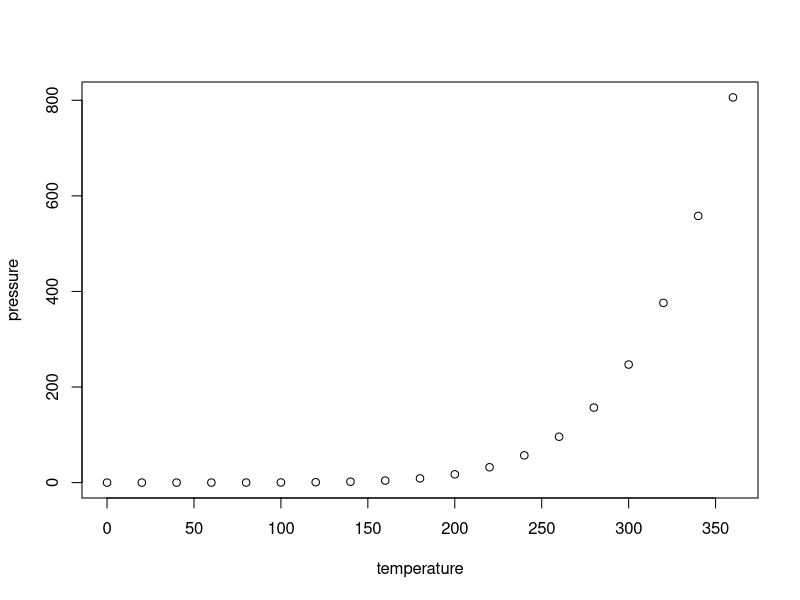
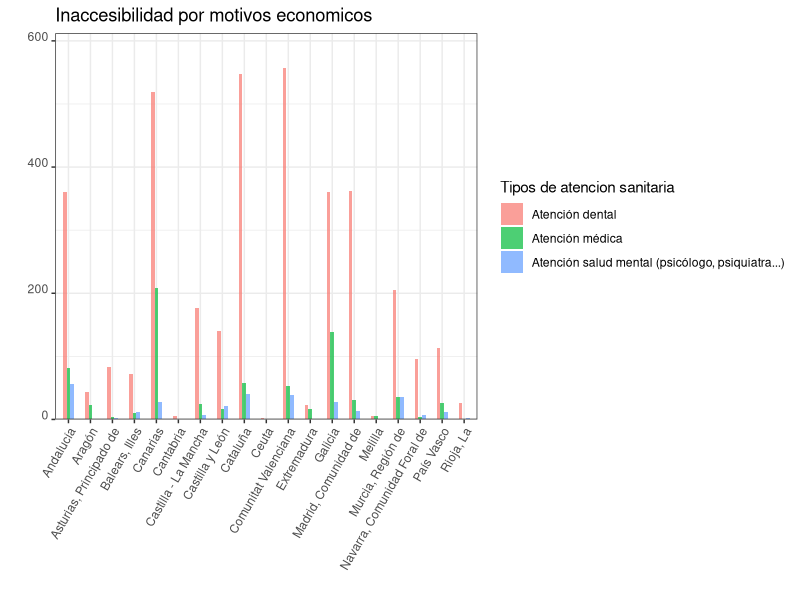
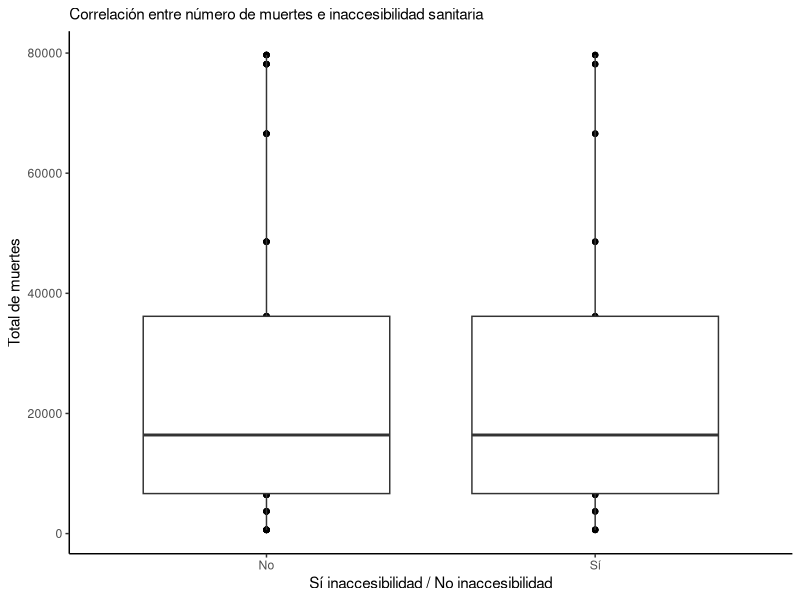
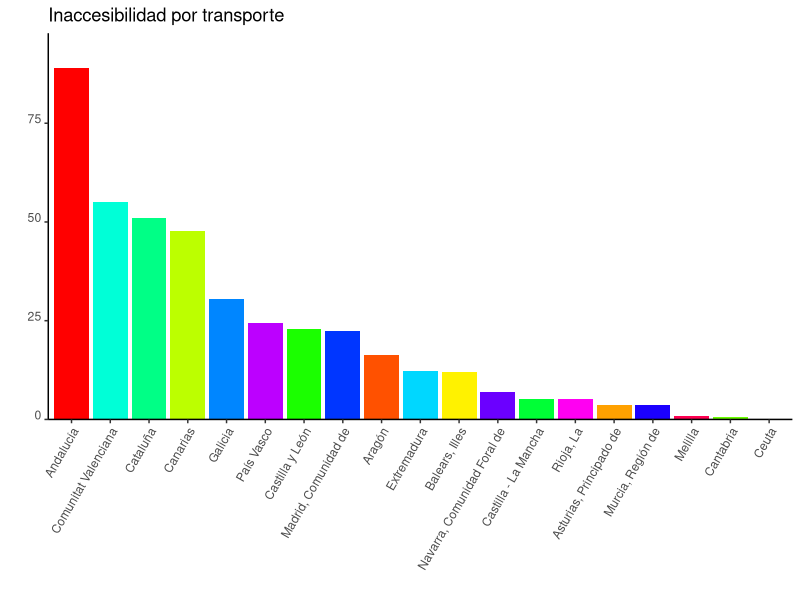

Here is the R script that generated these plots, in order:
## ---- chunk 1
knitr::opts_chunk$set(echo = TRUE)
## ---- chunk 2
summary(cars)
## ---- chunk 3
plot(pressure)
## ---- chunk 4
   library(readr)
   Inaccesibilidad_por_motivos_economicos <-
   read_csv2("DATOS/Inaccesibilidad por motivos economicos.csv")
## ---- chunk 5
str(Inaccesibilidad_por_motivos_economicos)
## ---- chunk 6
spec(Inaccesibilidad_por_motivos_economicos)
## ---- chunk 7
summary(Inaccesibilidad_por_motivos_economicos)
## ---- chunk 8
library(tidyverse)
## ---- chunk 9
Inaccesibilidad_m_economicos <-  
  Inaccesibilidad_por_motivos_economicos %>% 
  select(`Comunidad autónoma`, `Sí o no`, Total,`Sexo`,`Tipos atención sanitaria`)

Inaccesibilidad_m_economicos

Datos_filtrados_economicos<-
Inaccesibilidad_m_economicos %>%
  filter(`Comunidad autónoma`!="Total Nacional" & `Sí o no` != "TOTAL" & `Sí o no` != "No" & `Sí o no` != "No necesitó asistencia" & `Sí o no` != "No consta",`Sexo` != "Hombres"&`Sexo` !="Mujeres"& `Tipos atención sanitaria`!="Medicamento recetado")%>%
group_by(`Comunidad autónoma`,`Sexo`,`Tipos atención sanitaria`,`Total`)
  
str(Datos_filtrados_economicos)

## ---- chunk 10
Resultado1 <-
Datos_filtrados_economicos %>% 
  drop_na() %>%
  ggplot(data =.,
       mapping = aes(x =`Comunidad autónoma`, y = Total, fill=factor(`Tipos atención sanitaria`))) +
  geom_bar(stat='identity',position='dodge',width = 0.5, alpha= 0.7)+
  theme_bw()+
  theme(axis.text.x = element_text(angle = 60, vjust = 1, hjust=1))+
  theme(axis.text.y = element_text(angle = 0, vjust = 0, hjust=1))+
  labs(title= "Inaccesibilidad por motivos economicos", x= " ", y= " ",fill="Tipos de atencion sanitaria")+
  scale_y_continuous(expand = expansion(mult = c(0, .1)))
  
Resultado1
## ---- chunk 11
library(tidyverse)
## ---- chunk 12
library(readxl)
Muerte_inaccesibilidad <- read_excel("DATOS/Muerte_inaccesibilidad.xlsx")
## ---- chunk 13
summary(Muerte_inaccesibilidad)
str(Muerte_inaccesibilidad)
## ---- chunk 14
Muerte_inaccesibilidad %>%
  select(`Comunidad autónoma de residencia del fallecido`, Total_muertes = Total)
## ---- chunk 15
library(readxl)
inaccesibilidad_comunidades <- read_excel("DATOS/inaccesibilidad_comunidades.xlsx")
## ---- chunk 16
summary(inaccesibilidad_comunidades)
str(inaccesibilidad_comunidades)
## ---- chunk 17
inaccesibilidad_comunidades %>%
  select(`Comunidad autónoma`, `Sí o no`, Total)
## ---- chunk 18
Correlacion_muerte_inaccesibilidad <-
Muerte_inaccesibilidad %>% 
  select(`Comunidad autónoma de residencia del fallecido`, Total) %>% 
  full_join(x = ., 
            y = inaccesibilidad_comunidades %>% 
              select(`Comunidad autónoma`, `Sí o no`, Total),
            by = c("Comunidad autónoma de residencia del fallecido" = "Comunidad autónoma"))
## ---- chunk 19
Correlacion_muerte_inaccesibilidad
table(Correlacion_muerte_inaccesibilidad$`Sí o no`)
## ---- chunk 20
Resultado_final <- Correlacion_muerte_inaccesibilidad %>% 
  mutate(`Sí o no` = factor(`Sí o no`, labels = c("No", "No", "Sí", "Total"))) %>% 
  filter(`Sí o no` != "Total")
  
## ---- chunk 21
Resultado_final %>% 
  drop_na() %>% 
  ggplot(data = ., mapping = aes(x = `Sí o no` , y = Total.x)) +
  geom_point(na.rm = TRUE) +
  geom_boxplot(na.rm = TRUE)+
  labs(x = "Sí inaccesibilidad / No inaccesibilidad", y = "Total de muertes", 
       subtitle = "Correlación entre número de muertes e inaccesibilidad sanitaria") +
  theme_classic()
## ---- chunk 22
library(readr)
Inaccesibilidad_y_dificultades_de_transporte <- read_csv2("DATOS/Inaccesibilidad y dificultades de transporte.csv")
## ---- chunk 23
str(Inaccesibilidad_y_dificultades_de_transporte)
## ---- chunk 24
spec(Inaccesibilidad_y_dificultades_de_transporte)
## ---- chunk 25
summary(Inaccesibilidad_y_dificultades_de_transporte)
## ---- chunk 26
library(tidyverse)
## ---- chunk 27
Inaccesibilidad_transporte <-  
  Inaccesibilidad_y_dificultades_de_transporte %>% 
  select(`Comunidad autónoma`, `Sí o no`, Total, `Sexo`)
  
Inaccesibilidad_transporte
## ---- chunk 28
Datos_filtrados<-
Inaccesibilidad_transporte %>%
  filter(`Comunidad autónoma`!="Total Nacional" & `Sí o no` != "TOTAL" & `Sí o no` != "No" & `Sí o no` != "No necesitó asistencia" & `Sí o no` != "No consta",`Sexo` != "Hombres"&`Sexo` !="Mujeres")%>%
group_by(`Comunidad autónoma`,`Sexo`)
  
str(Datos_filtrados)
## ---- chunk 29
library(forcats)
## ---- chunk 30
Resultado3 <-
Datos_filtrados %>%
  drop_na() %>%
  ggplot(data = .,
       mapping = aes(x=reorder(`Comunidad autónoma`,-Total), y= Total)) +
  geom_bar(stat='identity',fill =rainbow(19))+
  theme_classic()+
  theme(axis.text.x = element_text(angle = 60, vjust = 1, hjust=1))+
  theme(axis.text.y = element_text(angle = 0, vjust = 0, hjust=1))+
  labs(title= "Inaccesibilidad por transporte", x= " ", y= " ")+
  scale_y_continuous(expand = expansion(mult = c(0, .1)))

Resultado3
